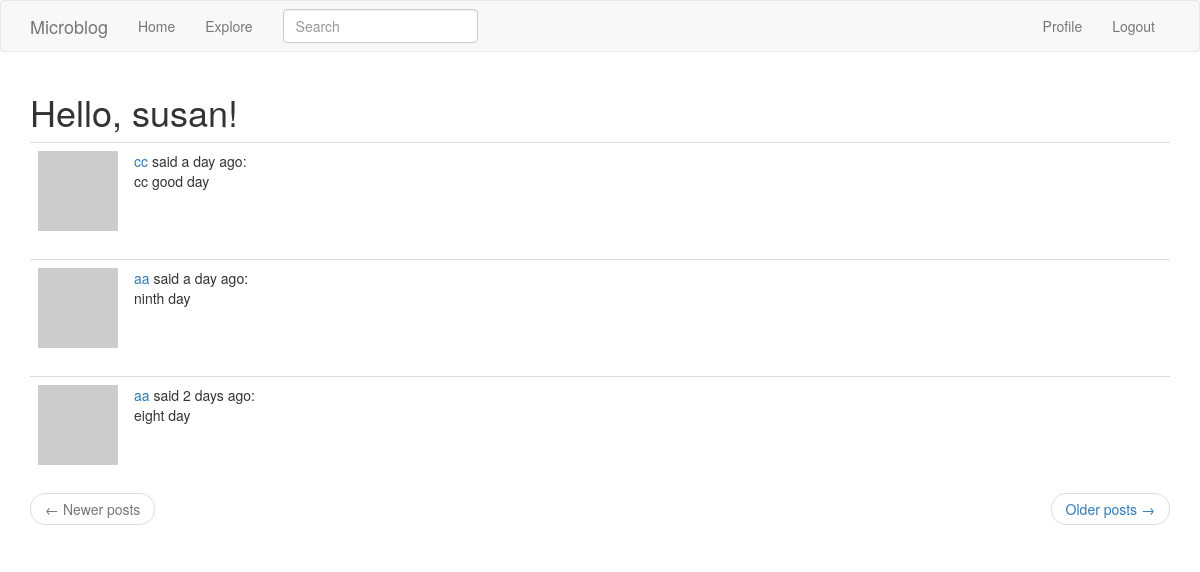
Page /explore (signed in) on the committed database.
### app/models.py (models this page shows, shortened)
class User(UserMixin, db.Model):
    id = db.Column(db.Integer, primary_key=True)
    username = db.Column(db.String(64), index=True, unique=True)
    email = db.Column(db.String(120), index=True, unique=True)
    password_hash = db.Column(db.String(128))
    posts = db.relationship('Post', backref='author', lazy='dynamic')
    about_me = db.Column(db.String(140))
    last_seen = db.Column(db.DateTime, default=datetime.utcnow)
    followed = db.relationship(
        'User', secondary=followers,
        primaryjoin=(followers.c.follower_id == id),
        secondaryjoin=(followers.c.followed_id == id),
        backref=db.backref('followers', lazy='dynamic'),
        lazy='dynamic')
    def avatar(self, size):
        digest = md5(self.email.lower().encode('utf-8')).hexdigest()
        return 'https://www.gravatar.com/avatar/{}?d=identicon&s={}'.format(
            digest, size)

class SearchableMixin(object):
    @classmethod
    def before_commit(cls, session):
        session._changes = {
            'add': list(session.new),
            'update': list(session.dirty),
            'delete': list(session.deleted)
        }
    @classmethod
    def after_commit(cls, session):
        for obj in session._changes['add']:
            if isinstance(obj, SearchableMixin):
                add_to_index(obj.__tablename__, obj)
        for obj in session._changes['update']:
            if isinstance(obj, SearchableMixin):
                add_to_index(obj.__tablename__, obj)
        for obj in session._changes['delete']:
            if isinstance(obj, SearchableMixin):
                    remove_from_index(obj.__tablename__, obj)
        session._changes = None

class Post(SearchableMixin, db.Model):
    __searchable__ = ['body']
    id = db.Column(db.Integer, primary_key=True)
    body = db.Column(db.String(140))
    user_id = db.Column(db.Integer, db.ForeignKey('user.id'))
    timestamp = db.Column(db.DateTime, index=True, default=datetime.utcnow)
    language = db.Column(db.String(5))

### app/main/routes.py (the view)
@bp.route('/explore')
@login_required
def explore():
    page = request.args.get('page', 1, type=int)
    posts = Post.query.order_by(Post.timestamp.desc()).paginate(
        page, current_app.config['POSTS_PER_PAGE'], False)
    next_url = url_for('main.explore', page=posts.next_num) \
        if posts.has_next else None
    prev_url = url_for('main.explore',page=posts.prev_num) \
        if posts.has_prev else None
    return render_template('index.html', title=_('Explore'), posts=posts.items,
                           next_url=next_url, prev_url=prev_url)

### app/main/forms.py
class SearchForm(FlaskForm):
    q = StringField(_l('Search'), validators=[DataRequired()])
    def __init__(self, *args, **kwargs):
        if 'formdata' not in kwargs:
            kwargs['formdata'] = request.args
        if 'csrf_enabled' not in kwargs:
            kwargs['csrf_enabled'] = False
        super(SearchForm, self).__init__(*args, **kwargs)

### app/main/routes.py (called while the page is built)
@bp.before_app_request
def before_request():
    if current_user.is_authenticated:
        current_user.last_seen = datetime.utcnow()
        db.session.commit()
        g.search_form = SearchForm()
    g.locale = str(get_locale())

### app/models.py (called while the page is built)
@login.user_loader
def load_user(id):
    return User.query.get(int(id))

### app/templates/index.html (shortened to what this page needs)
{% extends "base.html" %}
{% import 'bootstrap/wtf.html' as wtf %}
{% block app_content %}
    <h1>{{ _('Hello, %(username)s!', username=current_user.username) }}</h1>
    {% for post in posts %}
        {% include '_post.html' %}
    {% endfor %}
    <nav aria-label="...">
        <ul class="pager">
            <li class="previous{% if not prev_url %} disabled{% endif %}">
                <a href="{{ prev_url or '#' }}">
                    <span aria-hidden="true">&larr;</span> {{ _('Newer posts') }}
                </a>
            </li>
            <li class="next{% if not next_url %} disabled{% endif %}">
                <a href="{{ next_url or '#' }}">
                    {{ _('Older posts') }} <span aria-hidden="true">&rarr;</span>
                </a>
            </li>
        </ul>
    </nav>
{% endblock %}

### app/templates/_post.html (shortened to what this page needs)
<table class="table table-hover">
    <tr>
        <td width="70px">
            <a href="{{ url_for('main.user',username=post.author.username) }}">
                <img src="{{ post.author.avatar(70) }}"/>
            </a>
        </td>
        <td>
            {{ _('%(username)s said %(when)s',
                username=user_link, when=moment(post.timestamp).fromNow()) }}:
            <br>
            <span id="post{{ post.id }}">{{ post.body }}</span>
        </td>
    </tr>
</table>

### rows in the picture
Post: body "cc good day"
Post: body "ninth day"
Post: body "eight day"
